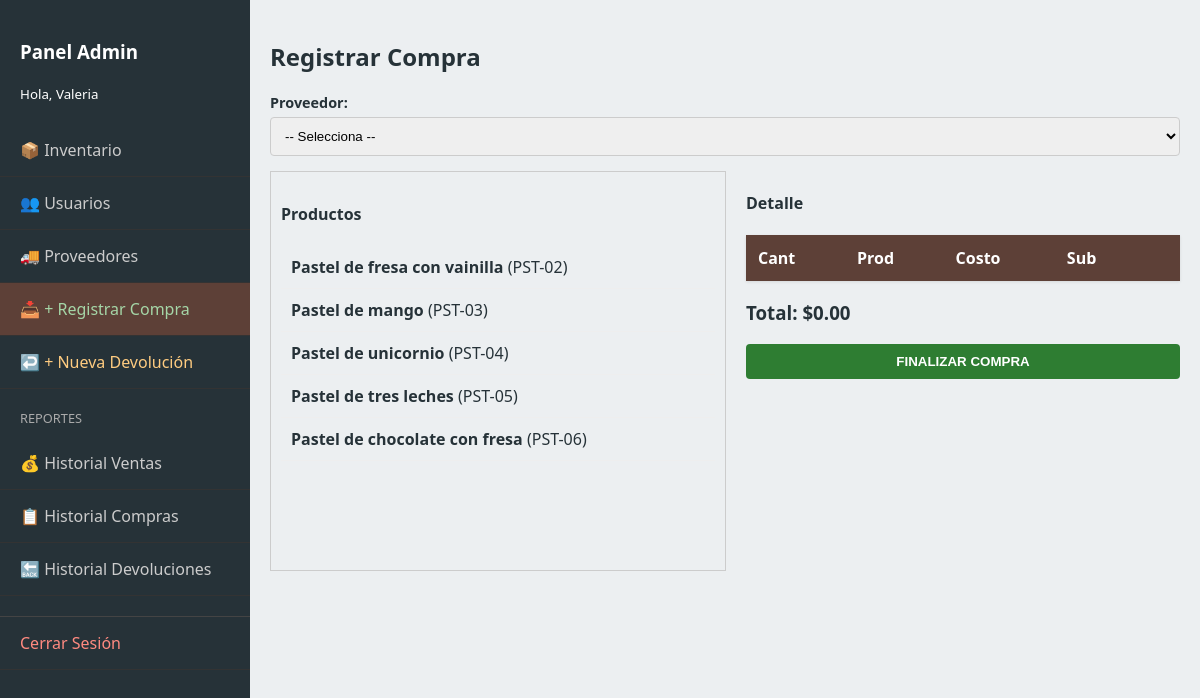
/admin_compras.php (signed in), run on the app's committed database.
### tables this page shows
CREATE TABLE `items` (
  `id` int(10) UNSIGNED NOT NULL,
  `codigo` varchar(50) NOT NULL,
  `nombre` varchar(150) NOT NULL,
  `descripcion` text DEFAULT NULL,
  `precio` decimal(10,2) NOT NULL,
  `id_proveedor` int(10) UNSIGNED DEFAULT NULL,
  `activo` tinyint(1) NOT NULL DEFAULT 1,
  `creado_en` timestamp NOT NULL DEFAULT current_timestamp(),
  `imagen` varchar(255) DEFAULT 'default.png'
);

### admin_compras.php (the view, shortened to what this page needs)
<?php
require 'db.php';
$items = $conn->query("SELECT * FROM items WHERE activo=1");
?>
<!DOCTYPE html>
<html lang="es">
<head>
    <link rel="stylesheet" href="styles.css">
</head>
<body>
    <div class="admin-layout">
        <nav class="sidebar">
            <div style="padding: 20px;">
                <h3>Panel Admin</h3>
                <small>Hola, <?php echo htmlspecialchars($_SESSION['user_name']); ?></small>
            </div>
            <div class="menu">
                <a href="admin.php" >📦 Inventario</a>
                <a href="admin_usuarios.php">👥 Usuarios</a>
                <a href="admin_proveedores.php">🚚 Proveedores</a>
                <a href="admin_compras.php" style="color:#A5D6A7;" class="active">📥 + Registrar Compra</a>
                <a href="admin_devoluciones.php" style="color:#FFCC80;">↩️ + Nueva Devolución</a>
                <div style="padding:10px 20px; color:#aaa; font-size:0.8rem; margin-top:10px;">REPORTES</div>
                <a href="admin_reporte_ventas.php">💰 Historial Ventas</a>
                <a href="admin_historial_compras.php">📋 Historial Compras</a>
                <a href="admin_historial_devoluciones.php">🔙 Historial Devoluciones</a>
                <a href="logout.php" style="border-top: 1px solid #444; color: #ff8a80; margin-top:20px;">Cerrar Sesión</a>
            </div>
        </nav>
        <main class="admin-content">
            <h2>Registrar Compra</h2>
            <div class="form-group">
                <label>Proveedor:</label>
                <select id="prov" class="form-control">
                    <option value="">-- Selecciona --</option>
                </select>
            </div>
            <div style="display:flex; gap:20px;">
                <div style="flex:1; height:400px; overflow-y:auto; border:1px solid #ccc; padding:10px;">
                    <h4>Productos</h4>
                    <?php while($i=$items->fetch_assoc()): ?>
                        <div style="padding:10px; border-bottom:1px solid #eee; cursor:pointer" onclick="agregar(<?= $i['id'] ?>,'<?= $i['nombre'] ?>')">
                            <b><?= $i['nombre'] ?></b> (<?= $i['codigo'] ?>)
                        </div>
                    <?php endwhile; ?>
                </div>
                <div style="flex:1">
                    <h4>Detalle</h4>
                    <table class="admin-table">
                        <thead><tr><th>Cant</th><th>Prod</th><th>Costo</th><th>Sub</th><th></th></tr></thead>
                    </table>
                    <h3>Total: $<span id="total">0.00</span></h3>
                    <button class="btn btn-success w-100" onclick="guardar()">FINALIZAR COMPRA</button>
                </div>
            </div>
        </main>
    </div>
</body>
</html>

### styles.css (style rules this page uses)
:root { --primary: #5D4037; --secondary: #D7CCC8; --accent: #2E7D32; --danger: #C62828; --dark: #263238; --light: #ECEFF1; --white: #ffffff; }
* { box-sizing: border-box; }
body { font-family: 'Segoe UI', sans-serif; background: var(--light); margin: 0; color: var(--dark); }
.btn { border: none; padding: 10px 15px; border-radius: 4px; cursor: pointer; font-weight: bold; color: white; transition: 0.2s; text-decoration: none; display: inline-block; }
.btn-success { background: var(--accent); }
.w-100 { width: 100%; }
.admin-layout { display: flex; height: 100vh; overflow: hidden; }
.sidebar { width: 250px; background: var(--dark); color: white; display: flex; flex-direction: column; }
.menu a { display: block; padding: 15px 20px; color: #ccc; text-decoration: none; border-bottom: 1px solid #333; }
.menu a:hover, .menu a.active { background: var(--primary); color: white; }
.admin-content { flex: 1; padding: 20px; overflow-y: auto; }
table.admin-table { width: 100%; border-collapse: collapse; background: white; box-shadow: 0 1px 3px rgba(0,0,0,0.1); }
table.admin-table th { background: var(--primary); color: white; padding: 12px; text-align: left; }
.form-group { margin-bottom: 15px; }
.form-group label { display: block; margin-bottom: 5px; font-weight: bold; font-size: 0.9rem; }
.form-control { width: 100%; padding: 10px; border: 1px solid #ccc; border-radius: 4px; }

### data on the page
items: nombre "Pastel de fresa con vainilla", codigo "PST-02"
items: nombre "Pastel de mango", codigo "PST-03"
items: nombre "Pastel de unicornio", codigo "PST-04"
items: nombre "Pastel de tres leches", codigo "PST-05"
items: nombre "Pastel de chocolate con fresa", codigo "PST-06"

### other printed values
$_SESSION['user_name'] "Valeria"
